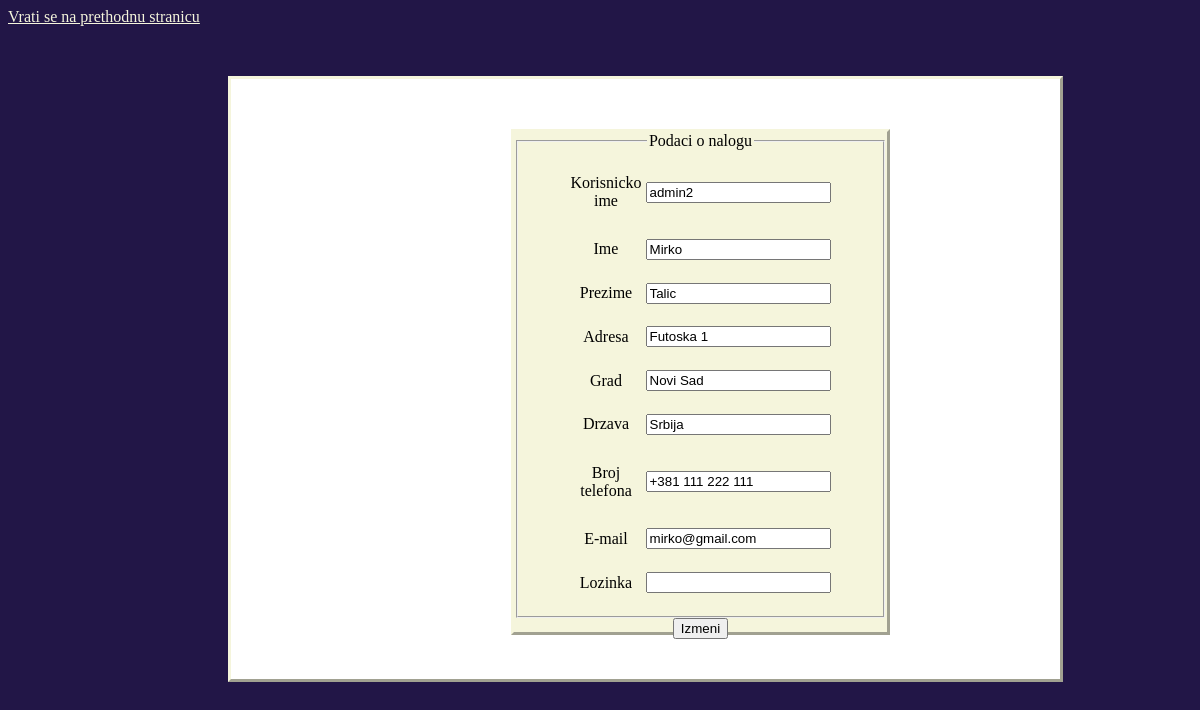
The app's page /editProfile (signed in), older data.
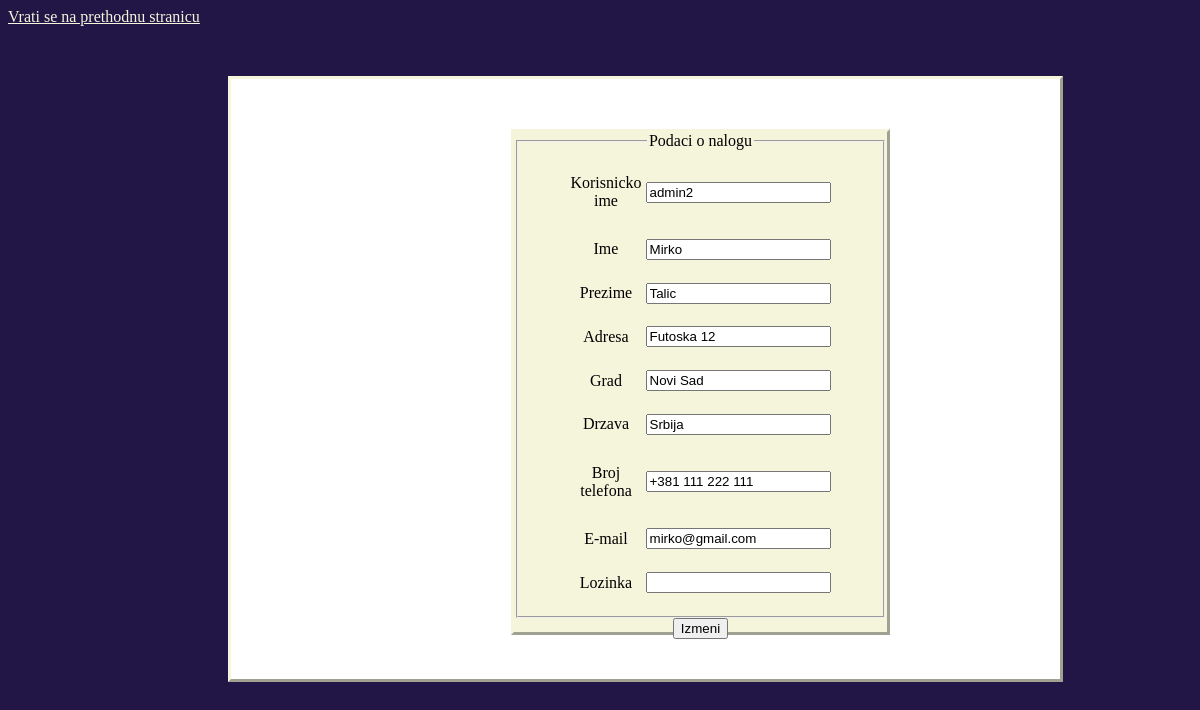
The same page, newer data.
### database_models.py (models this page shows, shortened)
class User(db.Model, User.User):  # if some error occur check User Mixin class
    id = db.Column(db.Integer, primary_key=True)
    username = db.Column(db.String(20), unique=True, nullable=False)
    first_name = db.Column(db.String(20), nullable=False)
    last_name = db.Column(db.String(20), nullable=False)
    address = db.Column(db.String(35), nullable=False)
    town = db.Column(db.String(20), nullable=False)
    country = db.Column(db.String(20), nullable=False)
    phone_number = db.Column(db.Integer, nullable=False)
    email = db.Column(db.String(20), unique=True, nullable=False)
    cardNumber = db.Column(db.String(18))
    onlineCardNumber = db.Column(db.String(18))
    verified = db.Column(db.Boolean, nullable=False)
    password = db.Column(db.String(255), nullable=False)
    payments_cards = db.relationship('PaymentCard', backref='owner', lazy=True)

### auth.py (the view)
@auth.route('/editProfile', methods=['GET', 'POST'])
@login_required
def update_profile():
    form = UpdateAccountForm()
    if form.validate_on_submit():
        update_user_data(form, current_user)
        return redirect(url_for('views.dashboard'))
    elif request.method == 'GET':
        print(current_user)
        form.username.data = current_user.username
        form.first_name.data = current_user.first_name
        form.last_name.data = current_user.last_name
        form.address.data = current_user.address
        form.town.data = current_user.town
        form.country.data = current_user.country
        form.phone_number.data = current_user.phone_number
        form.email.data = current_user.email
        form.password.data = current_user.password
    return render_template('editProfile.html', form=form)

### forms.py (shortened to what this page needs)
class UpdateAccountForm(FlaskForm):
    first_name = StringField('Ime', validators=[DataRequired(), Length(min=2, max=20)])
    last_name = StringField('Prezime', validators=[DataRequired(), Length(min=2, max=20)])
    address = StringField('Addresa', validators=[DataRequired(), Length(min=2, max=35)])
    town = StringField('Grad', validators=[DataRequired(), Length(min=2, max=20)])
    country = StringField('Drzava', validators=[DataRequired(), Length(min=2, max=20)])
    phone_number = StringField('Broj telefona', validators=[DataRequired()])
    password = PasswordField(validators=[DataRequired(), Length( min=5, max=255)])
    username = StringField('Korisniko ime', validators=[DataRequired(), Length(min=2, max=20)])
    email = StringField('E-mail', validators=[DataRequired(), Email()])
    submit = SubmitField('Izmeni')

### Models/User.py (called while the page is built)
    @property
    def is_active(self):
        return True

    @property
    def is_authenticated(self):
        return self.is_active

### auth.py (called while the page is built)
@login_manager.user_loader  # reload user obj from the user id stored in the session
def load_user(user_id):
    return User.query.get(user_id)

### templates/editProfile.html (shortened to what this page needs)
<!DOCTYPE html>
<html lang="en">
<head>
</head>
<body>
    <a href="{{url_for('auth.back')}}">Vrati se na prethodnu stranicu <a/>
   <div class="myDiv">
        <form method="POST" action="" enctype="multipart/form-data">
            <div class="tabela">
                <fieldset class="form-group">
                <legend class="border-bottom mb-4">Podaci o nalogu</legend>
                    <table>
                        <tr><td><label>Korisnicko ime</label></td><td> {{ form.username }}</td></tr>
                        <tr><td><label>Ime</label></td><td> {{ form.first_name}}</td></tr>
                        <tr><td><label>Prezime</label></td><td> {{ form.last_name}}</td></tr>
                        <tr><td><label>Adresa</label></td><td> {{ form.address}}</td></tr>
                        <tr><td><label>Grad</label></td><td> {{ form.town}}</td></tr>
                        <tr><td><label>Drzava</label></td><td> {{ form.country}}</td></tr>
                        <tr><td><label>Broj telefona</label></td><td> {{ form.phone_number}}</td></tr>
                        <tr><td><label>E-mail</label></td><td> {{ form.email}}</td></tr>
                        <tr><td><label>Lozinka</label></td><td> {{ form.password}}</td></tr>
                    </table>
                </fieldset>
                 <div class="form-group" >
                    {{ form.submit }}
                </div>
            </div>
        </form>
</body>
</html>

### templates/editProfile.html (style rules this page uses)
body { background: #221647; }
.myDiv { height: 600px; width: 70%; border: 3px outset beige ; background-color: white; text-align: center; position: relative; top: 50px; left: 220px; }
.tabela { height: 500px; width: 45%; border: 3px outset beige ; background-color: beige; text-align: center; position: relative; top: 50px; left: 280px; }
table { width:45%; height: 450px; text-align:center; margin-left:auto; margin-right:auto; }
a:link, a:visited { color: beige; text-decoration: underline; cursor: pointer; }

Row changes from the older to the newer data that the page shows:
changed User "admin2": address "Futoska 1" → "Futoska 12"
